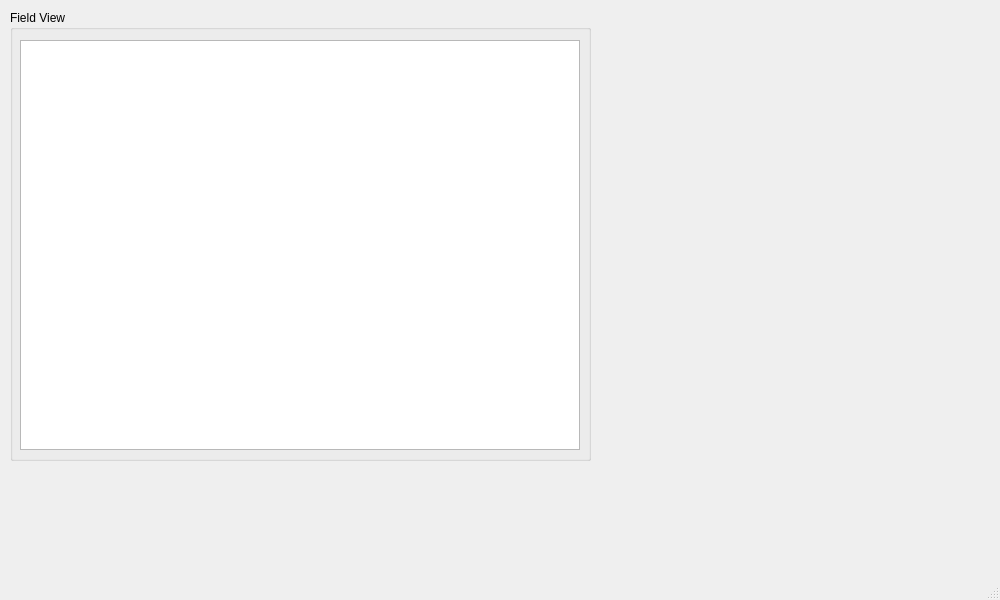
<?xml version="1.0" encoding="UTF-8"?>
<ui version="4.0">
 <class>BaseMonitor</class>
 <widget class="QMainWindow" name="BaseMonitor">
  <property name="geometry">
   <rect>
    <x>0</x>
    <y>0</y>
    <width>1000</width>
    <height>600</height>
   </rect>
  </property>
  <property name="windowTitle">
   <string>MainWindow</string>
  </property>
  <widget class="QWidget" name="centralwidget">
   <widget class="QGroupBox" name="groupBox">
    <property name="geometry">
     <rect>
      <x>10</x>
      <y>10</y>
      <width>581</width>
      <height>451</height>
     </rect>
    </property>
    <property name="title">
     <string>Field View</string>
    </property>
    <widget class="QGraphicsView" name="graphicsView">
     <property name="geometry">
      <rect>
       <x>10</x>
       <y>30</y>
       <width>560</width>
       <height>410</height>
      </rect>
     </property>
    </widget>
   </widget>
  </widget>
  <widget class="QMenuBar" name="menubar">
   <property name="geometry">
    <rect>
     <x>0</x>
     <y>0</y>
     <width>1000</width>
     <height>19</height>
    </rect>
   </property>
  </widget>
  <widget class="QStatusBar" name="statusbar"/>
 </widget>
 <resources/>
 <connections/>
</ui>
